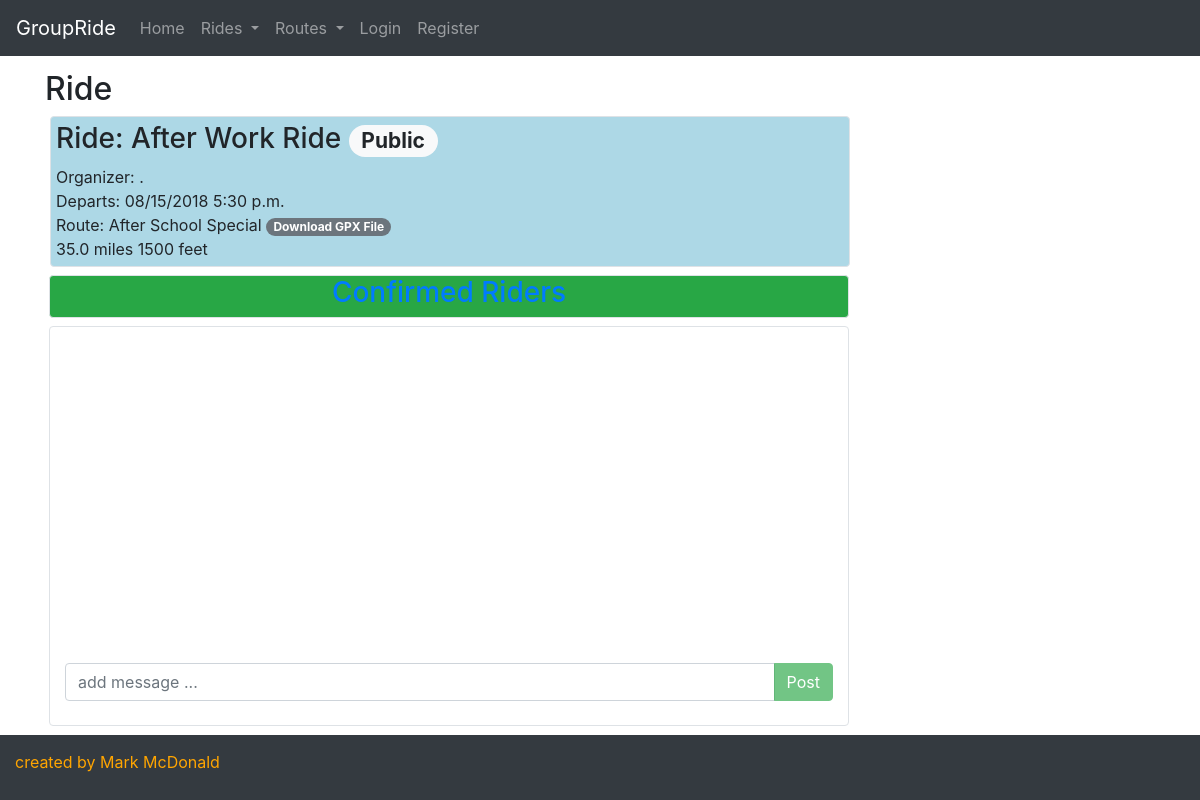
Screenshot of /ride/23 with the database file from the repository.
### groupride/models.py (models this page shows, shortened)
class Ride(models.Model):
    created_by = models.ForeignKey(User, on_delete = models.SET_NULL, blank = True, null = True, related_name = "created_rides")
    created_on = models.DateTimeField(auto_now_add = True, editable = False, blank = False)
    ride_name = models.CharField(max_length = 256, blank = True, null = True)
    ride_date = models.DateTimeField(editable = True, blank = False, null = False)
    private = models.BooleanField(default = False)
    route = models.ForeignKey(Route, on_delete = models.SET_NULL, blank = True, null = True, related_name = "rides")
    confirmed_riders = models.ManyToManyField(User, related_name = "confirmed_ride")
    invited_riders = models.ManyToManyField(User, related_name = "invited_ride")
    comments = models.ManyToManyField(Comment, blank = True)

class Route(models.Model):
    created_by = models.ForeignKey(User, on_delete = models.SET_NULL, blank = True, null = True, related_name = "created_routes")
    created_on = models.DateTimeField(auto_now_add = True, editable = False, blank = False)
    route_name = models.CharField(max_length = 256, blank = True, null = True)
    miles = models.DecimalField(max_digits = 6, decimal_places = 1, blank = True, null = True)
    vertical_feet = models.IntegerField(blank = True, null = True)
    origin = models.CharField(max_length = 64, blank = True, null = True)
    reviews = models.ManyToManyField(Review, blank = True)
    gpxfile = models.FileField(blank = True, null = True)

### groupride/views.py (the view)
# urls.py: path("ride/<int:ride_id>", views.ride, name="ride"),
def ride(request,ride_id):
    ride = Ride.objects.get(pk = ride_id)
    context = {
        "ride": ride,
    }
    return render(request, "groupride/ride.html", context)

### groupride/templates/groupride/ride.html (shortened to what this page needs)
{% extends 'groupride/template.html' %}
{% block body %}
  <div class="container">
    <h2>Ride</h2>
    {% if ride.private is True and user not in ride.invited_riders.all %}
      <div class="alert alert-danger">This is a private ride.</div>
      <script>
        var early_exit = true;
      </script>
    {% else %}
      <div class="ride_header border rounded" style="min-width: 20rem; max-width: 50rem">
        <div>
          <h3>Ride: {{ride.ride_name}}
            {% if ride.private is True %}
              <span class="badge badge-pill badge-warning">Private</span>
            {% else %}
              <span class="badge badge-pill badge-light">Public</span>
            {% endif %}
          </h3>
          <div>Organizer: {{ride.created_by.first_name|slice:":1" }}.{{ride.created_by.last_name}} </div>
        </div>
        <div>
          <span class="">Departs: {{ ride.ride_date|date:"SHORT_DATE_FORMAT" }} {{ ride.ride_date|time:"TIME_FORMAT" }} </span>
        </div>
        <div>Route: {{ride.route.route_name}}
          {% if ride.route.gpxfile %}
          <a href={{ride.route.gpxfile}} download>
            <span class="badge badge-pill badge-secondary">Download GPX File</span>
          </a>
          {% endif %}
        </div>
        <div>
          <span class="">{{ride.route.miles}} miles </span>
          <span class="">{{ride.route.vertical_feet}} feet</span>
        </div>
      </div>
      <a class="" data-toggle="collapse" href="#confirmed_block" style="text-align: center; vertical-align: middle;">
        <div id="confirmed" class="container border bg-success rounded ml-1 mr-0 my-2" style="min-width: 20rem; max-width: 50rem">
          <h3>Confirmed Riders</h3>
        </div>
      </a>
      <div class="container border border rounded py-2 ml-1 mr-0" style="min-width: 20rem; max-width: 50rem">
        <div id="post_listing" class="container mb-2" style="overflow: scroll; height:40vh;"></div>
        <div class="row">
          <div class="col align-self-end">
            <div id="frm_add_post">
              <div class="input-group mb-3">
                <input type="text" id="txt_add_post" class="form-control" placeholder="add message ... ">
                <div class="input-group-append">
                  <button type="button" id="btn_add_post" class="btn btn-success" disabled=true>Post</button>
                </div>
              </div>
            </div>
          </div>
        </div>
      </div>
    {% endif %}
  </div>
{% endblock %}

### groupride/static/groupride/styles.css (style rules this page uses)
body { margin-top: 70px; margin-bottom: 7vh; }
.ride_header { padding: 5px; margin: 5px; background-color: lightblue; }

### rows the page displays
Ride: ride_name "After Work Ride", ride_date "08/15/2018", ride_date "5:30 p.m.", route.route_name "After School Special", route.miles "35.0", route.vertical_feet "1500"
